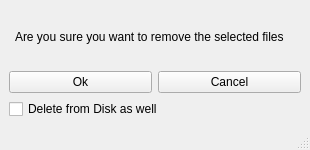
<?xml version="1.0" encoding="UTF-8"?>
<ui version="4.0">
 <class>DeleteFiles</class>
 <widget class="QMainWindow" name="DeleteFiles">
  <property name="geometry">
   <rect>
    <x>0</x>
    <y>0</y>
    <width>310</width>
    <height>150</height>
   </rect>
  </property>
  <property name="maximumSize">
   <size>
    <width>310</width>
    <height>150</height>
   </size>
  </property>
  <property name="windowTitle">
   <string>MainWindow</string>
  </property>
  <widget class="QWidget" name="centralwidget">
   <layout class="QGridLayout" name="gridLayout">
    <item row="0" column="0">
     <layout class="QVBoxLayout" name="verticalLayout" stretch="40,100,5">
      <item>
       <widget class="QLabel" name="label">
        <property name="text">
         <string>  Are you sure you want to remove the selected files  </string>
        </property>
       </widget>
      </item>
      <item>
       <layout class="QHBoxLayout" name="horizontalLayout">
        <item>
         <widget class="QPushButton" name="ok_button">
          <property name="text">
           <string>Ok</string>
          </property>
         </widget>
        </item>
        <item>
         <widget class="QPushButton" name="cancel_button">
          <property name="text">
           <string>Cancel</string>
          </property>
         </widget>
        </item>
       </layout>
      </item>
      <item>
       <widget class="QCheckBox" name="checkBox">
        <property name="text">
         <string>Delete from Disk as well</string>
        </property>
       </widget>
      </item>
     </layout>
    </item>
   </layout>
  </widget>
  <widget class="QMenuBar" name="menubar">
   <property name="geometry">
    <rect>
     <x>0</x>
     <y>0</y>
     <width>310</width>
     <height>26</height>
    </rect>
   </property>
  </widget>
  <widget class="QStatusBar" name="statusbar"/>
 </widget>
 <resources/>
 <connections/>
</ui>
